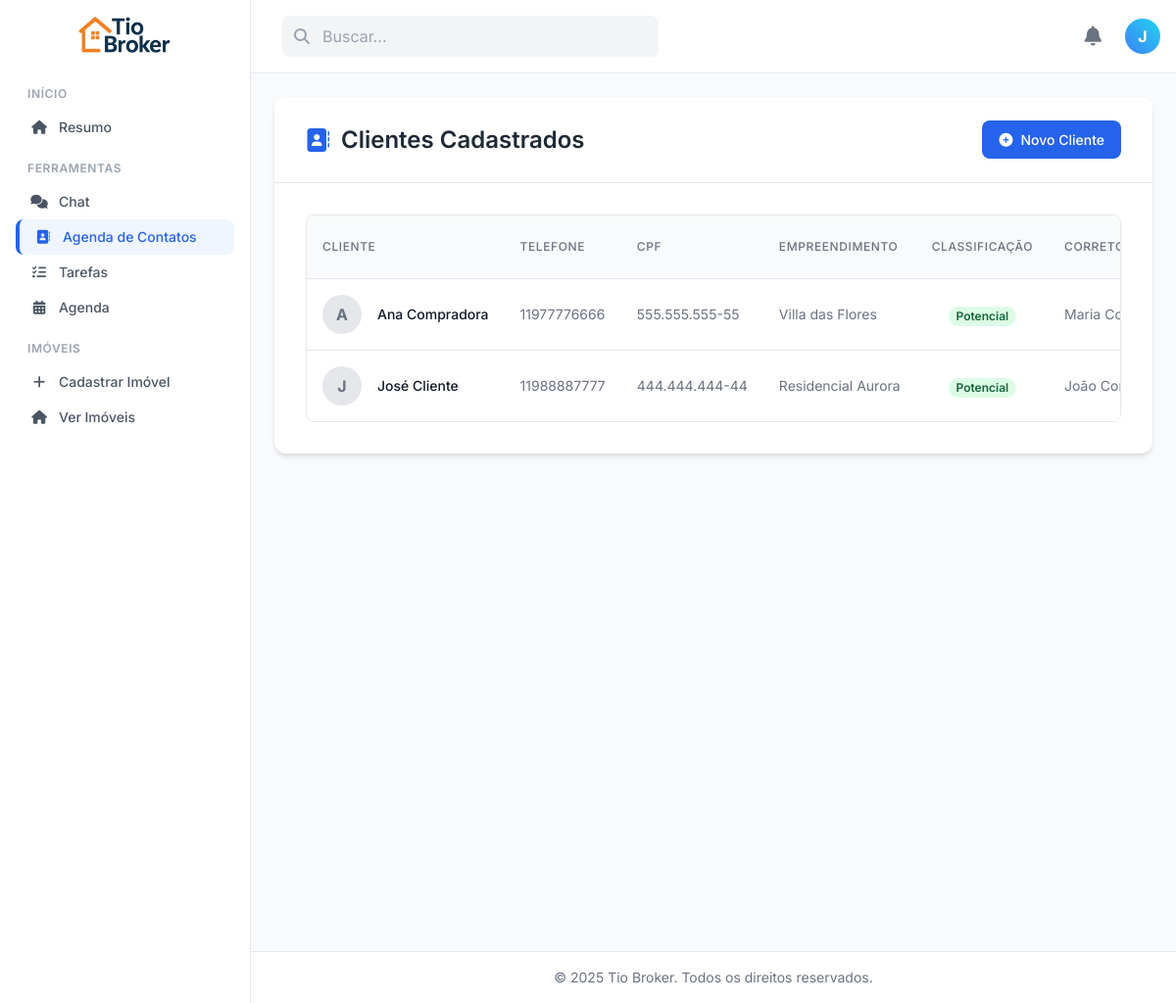
Page /views/contatos/index.php?controller=cliente&action=listar (signed in) on the committed database.
### tables this page shows
CREATE TABLE usuario (
    id_usuario INT AUTO_INCREMENT PRIMARY KEY,
    nome VARCHAR(100) NOT NULL,
    email VARCHAR(100) UNIQUE NOT NULL,
    cpf VARCHAR(14) UNIQUE NOT NULL,
    senha VARCHAR(255) NOT NULL,
    creci VARCHAR(20) NULL,
    telefone VARCHAR(20) NOT NULL,
    permissao ENUM(
        'SuperAdmin',
        'Admin',
        'Coordenador',
        'Corretor'
    ) NOT NULL,
    foto TEXT NULL,
    id_imobiliaria INT,
    idioma VARCHAR(10) DEFAULT 'pt-br',
    tema ENUM('light', 'dark') DEFAULT 'light',
    tamanho_fonte VARCHAR(10) DEFAULT 'text-base',
    notificacao_sonora BOOLEAN DEFAULT TRUE,
    notificacao_visual BOOLEAN DEFAULT TRUE,
    narrador BOOLEAN DEFAULT FALSE,
    is_deleted TINYINT(1) NOT NULL DEFAULT 0,
    FOREIGN KEY (id_imobiliaria) REFERENCES imobiliaria (id_imobiliaria) ON DELETE SET NULL
);

CREATE TABLE cliente (
    id_cliente INT AUTO_INCREMENT PRIMARY KEY,
    nome VARCHAR(255) NOT NULL,
    numero VARCHAR(20) NOT NULL UNIQUE,
    cpf VARCHAR(14) NOT NULL UNIQUE,
    empreendimento VARCHAR(255),
    renda DECIMAL(10, 2),
    entrada DECIMAL(10, 2),
    fgts DECIMAL(10, 2),
    subsidio DECIMAL(10, 2),
    foto TEXT,
    tipo_lista ENUM('Não potencial', 'Potencial') NOT NULL,
    id_usuario INT NOT NULL,
    id_imobiliaria INT,
    criado_em TIMESTAMP DEFAULT CURRENT_TIMESTAMP,
     
    is_deleted TINYINT(1) NOT NULL DEFAULT 0,
    FOREIGN KEY (id_usuario) REFERENCES usuario (id_usuario) ON DELETE CASCADE,
    FOREIGN KEY (id_imobiliaria) REFERENCES imobiliaria (id_imobiliaria) ON DELETE SET NULL
);

### views/contatos/listar_clientes.php (called while the page is built, shortened)
<?php
include '../layout/template_base.php';

### controllers/ClienteController.php (called while the page is built, shortened)
<?php
require_once __DIR__ . '/../models/Cliente.php';
class ClienteController
{
    private $clienteModel;
    public function __construct($db)
    {
        $this->db = $db;
        $this->clienteModel = new Cliente($this->db);
    }
    public function listar()
    {
        $idImobiliaria = $_SESSION['usuario']['id_imobiliaria'] ?? null;
        $idUsuario = $_SESSION['usuario']['id_usuario'] ?? null;
        $isSuperAdmin = ($_SESSION['usuario']['permissao'] ?? '') === 'SuperAdmin';
        $clientes = $this->clienteModel->listar($idImobiliaria, $idUsuario, $isSuperAdmin);
        require __DIR__ . '/../views/contatos/listar_clientes.php';
    }
}

### models/Cliente.php (called while the page is built, shortened)
<?php
class Cliente
{
    private $db;
    public function __construct($db)
    {
        $this->db = $db;
    }
    public function listar($idImobiliaria = null, $idUsuario = null, $isSuperAdmin = false)
    {
        $clientes = [];
        $orderBy = "ORDER BY c.nome ASC";
        $sql = "SELECT c.*, u.nome as nome_corretor, im.nome as nome_imobiliaria
                FROM cliente c
                LEFT JOIN usuario u ON c.id_usuario = u.id_usuario
                LEFT JOIN imobiliaria im ON c.id_imobiliaria = im.id_imobiliaria
                {$orderBy}";
        $stmt = $this->db->prepare($sql);
        if (!$stmt->execute()) {
            error_log("Falha na execução (listar): (" . $stmt->errno . ") " . $stmt->error);
            $stmt->close();
            return $clientes;
        }
        $result = $stmt->get_result();
        while ($row = $result->fetch_assoc()) {
            $clientes[] = $row;
        }
        return $clientes;
    }
}

### views/contatos/listar_cliente_content.php (the view, shortened to what this page needs)
<div class="crm-card">
    <div class="crm-header">
        <h2 class="crm-title">
            <i class="fas fa-address-book"></i>
            <span class="translating" data-i18n="list.title">Clientes Cadastrados</span>
        </h2>
        <div class="crm-actions">
            <a href="<?= BASE_URL ?>views/contatos/index.php?controller=cliente&action=cadastrar" class="crm-btn crm-btn-primary">
                <i class="fas fa-plus-circle mr-2"></i> <span class="translating" data-i18n="list.newClient">Novo Cliente</span>
            </a>
        </div>
    </div>
    <div class="p-6 md:p-8">
        <?php if (empty($clientes)): ?>
            <div class="crm-empty-state">
                <div class="inline-block bg-blue-100 text-blue-500 rounded-full p-4 mb-4">
                    <i class="fas fa-users-slash text-5xl"></i>
                </div>
                <h3 class="text-xl font-semibold text-gray-800 translating" data-i18n="list.empty.title">Nenhum Cliente Encontrado</h3>
                <p class="text-gray-500 mt-2 translating" data-i18n="list.empty.message">Parece que ainda não há clientes cadastrados no sistema.</p>
                <a href="<?= BASE_URL ?>views/contatos/index.php?controller=cliente&action=cadastrar" class="crm-btn crm-btn-primary mt-6">
                    <i class="fas fa-user-plus mr-2"></i> <span class="translating" data-i18n="list.empty.button">Adicionar Primeiro Cliente</span>
                </a>
            </div>
        <?php else: ?>
            <div class="overflow-x-auto border border-gray-200 rounded-lg">
                <table class="min-w-full divide-y divide-gray-200">
                    <thead class="bg-gray-50">
                        <tr>
                            <th scope="col" class="p-4 text-left text-xs font-medium text-gray-500 uppercase tracking-wider translating" data-i18n="list.table.client">Cliente</th>
                            <th scope="col" class="p-4 text-left text-xs font-medium text-gray-500 uppercase tracking-wider translating" data-i18n="list.table.phone">Telefone</th>
                            <th scope="col" class="hidden lg:table-cell p-4 text-left text-xs font-medium text-gray-500 uppercase tracking-wider translating" data-i18n="list.table.cpf">CPF</th>
                            <th scope="col" class="hidden md:table-cell p-4 text-left text-xs font-medium text-gray-500 uppercase tracking-wider translating" data-i18n="list.table.interest">Empreendimento</th>
                            <th scope="col" class="p-4 text-center text-xs font-medium text-gray-500 uppercase tracking-wider translating" data-i18n="list.table.classification">Classificação</th>
                            <th scope="col" class="hidden md:table-cell p-4 text-left text-xs font-medium text-gray-500 uppercase tracking-wider translating" data-i18n="list.table.agent">Corretor</th>
                        </tr>
                    </thead>
                    <tbody class="bg-white divide-y divide-gray-200">
                        <?php foreach ($clientes as $cliente): ?>
                            <tr class="hover:bg-gray-50">
                                <td class="p-4 whitespace-nowrap">
                                    <div class="flex items-center">
                                        <div class="flex-shrink-0 h-10 w-10">
                                            <?php if (!empty($cliente['foto'])):
                                                $caminhoFoto = BASE_URL . htmlspecialchars($cliente['foto']);
                                            ?>
                                                <img class="h-10 w-10 rounded-full object-cover" src="<?= $caminhoFoto ?>" alt="Foto de <?= htmlspecialchars($cliente['nome']) ?>" onerror="this.style.display='none'; this.nextElementSibling.style.display='flex';">
                                                <div class="h-10 w-10 rounded-full bg-gray-200 flex items-center justify-center text-gray-500 font-bold" style="display:none;"><?= strtoupper(substr($cliente['nome'], 0, 1)) ?></div>
                                            <?php else: ?>
                                                <div class="h-10 w-10 rounded-full bg-gray-200 flex items-center justify-center text-gray-500 font-bold"><?= strtoupper(substr($cliente['nome'], 0, 1)) ?></div>
                                            <?php endif; ?>
                                        </div>
                                        <div class="ml-4">
                                            <div class="text-sm font-medium text-gray-900"><?= htmlspecialchars($cliente['nome']) ?></div>
                                        </div>
                                    </div>
                                </td>
                                <td class="p-4 whitespace-nowrap text-sm text-gray-500"><?= htmlspecialchars($cliente['numero']) ?></td>
                                <td class="hidden lg:table-cell p-4 whitespace-nowrap text-sm text-gray-500"><?= htmlspecialchars($cliente['cpf'] ?? '-') ?></td>
                                <td class="hidden md:table-cell p-4 whitespace-nowrap text-sm text-gray-500"><?= htmlspecialchars($cliente['empreendimento'] ?? '-') ?></td>
                                <td class="p-4 whitespace-nowrap text-center">
                                    <?php
                                    $isPotencial = ($cliente['tipo_lista'] ?? '') === 'Potencial';
                                    $tipoListaClass = $isPotencial ? 'bg-green-100 text-green-800' : 'bg-red-100 text-red-800';
                                    $tipoListaKey = $isPotencial ? 'common.potential' : 'common.notPotential';
                                    ?>
                                    <span class="px-2 inline-flex text-xs leading-5 font-semibold rounded-full <?= $tipoListaClass ?> translating" data-i18n="<?= $tipoListaKey ?>">
                                        <?= htmlspecialchars($cliente['tipo_lista']) ?>
                                    </span>
                                </td>
                                <td class="hidden md:table-cell p-4 whitespace-nowrap text-sm text-gray-500"><?= htmlspecialchars($cliente['nome_corretor'] ?? 'N/A') ?></td>
                            </tr>
                        <?php endforeach; ?>
                    </tbody>
                </table>
            </div>
        <?php endif; ?>
    </div>
</div>

### views/layout/header.php (shortened to what this page needs)
<?php
$usuarioLogado = $_SESSION['usuario'] ?? ['nome' => 'Usuário', 'email' => 'exemplo@email.com'];
$primeiroNome = explode(' ', trim($usuarioLogado['nome']))[0] ?? 'Usuário';
$primeiraLetra = strtoupper(substr($primeiroNome, 0, 1));
$fotoPerfil = $usuarioLogado['foto'] ?? null;
$temFoto = !empty($fotoPerfil);
$caminhoFoto = $temFoto ? BASE_URL . ltrim(str_replace('../', '', $fotoPerfil), '/') : '';
?>
<header class="flex items-center justify-between p-4 bg-white border-b border-gray-200">
    <div class="flex items-center space-x-4">
        <div class="relative hidden md:block">
            <i class="fas fa-search absolute left-3 top-1/2 -translate-y-1/2 text-gray-400"></i>
            <input type="text" data-i18n="header.search" placeholder="Buscar..." class="w-64 lg:w-96 pl-10 pr-4 py-2 bg-gray-100 border border-transparent rounded-lg focus:outline-none focus:ring-2 focus:ring-blue-500 focus:bg-white transition">
        </div>
    </div>
    <div class="flex items-center space-x-6">
        <button class="text-gray-500 hover:text-blue-500">
            <i class="fas fa-bell text-xl"></i>
        </button>
        <div class="relative">
            <button id="profile-btn" class="flex items-center space-x-2 cursor-pointer">
                <?php if ($temFoto): ?>
                    <img src="<?= htmlspecialchars($caminhoFoto) ?>" alt="Avatar" class="w-9 h-9 rounded-full object-cover bg-gray-200" onerror="this.style.display='none'; this.nextElementSibling.classList.remove('hidden');">
                    <div class="hidden w-9 h-9 rounded-full bg-gradient-to-tr from-blue-500 to-cyan-400 text-white flex items-center justify-center font-bold"><?= $primeiraLetra ?></div>
                <?php else: ?>
                    <div class="w-9 h-9 rounded-full bg-gradient-to-tr from-blue-500 to-cyan-400 text-white flex items-center justify-center font-bold"><?= $primeiraLetra ?></div>
                <?php endif; ?>
            </button>
        </div>
    </div>
</header>

### rows in the picture
usuario: nome "J"
cliente: nome "A", nome "Ana Compradora", numero "11977776666", cpf "555.555.555-55", empreendimento "Villa das Flores", tipo_lista "Potencial", id_usuario.nome "Maria…"
cliente: nome "J", nome "José Cliente", numero "11988887777", cpf "444.444.444-44", empreendimento "Residencial Aurora", tipo_lista "Potencial", id_usuario.nome "João…"
